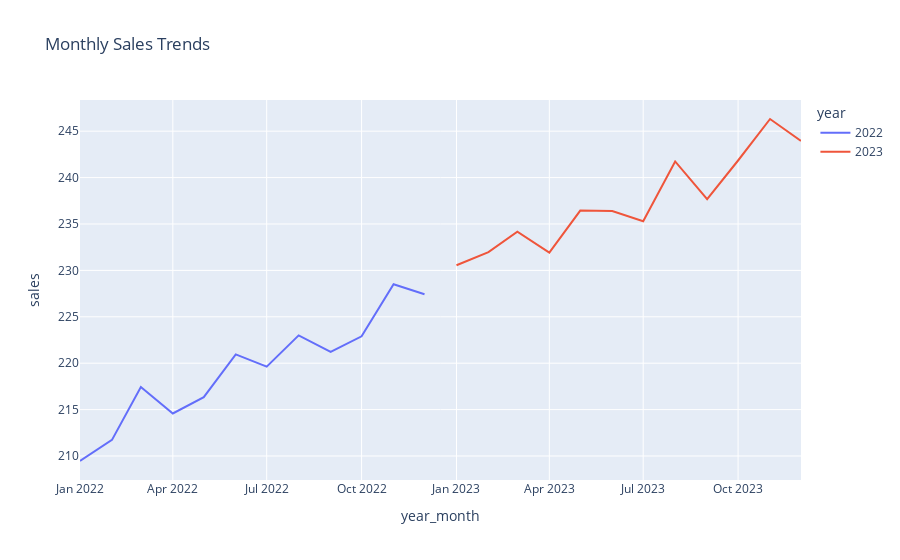

The notebook cell saved with this chart:
### Code cell
monthly_trends = df.groupby(['year', 'month'])['sales'].mean().reset_index()
monthly_trends['month'] = monthly_trends['month'].apply(lambda x: f'{x:02d}')
monthly_trends['year_month'] = monthly_trends['year'].astype(str) + '-' + monthly_trends['month']

fig = px.line(monthly_trends, x='year_month', y='sales', color='year', title='Monthly Sales Trends')
fig.show()

### Figure 1 — Plotly figure (JSON) as saved in the notebook; plotly's stock layout.template omitted (floating-point values rounded to 4 significant figures)
{"data": [{"hovertemplate": "year=2022<br>year_month=%{x}<br>sales=%{y}<extra></extra>", "legendgroup": "2022", "line": {"color": "#636efa", "dash": "solid"}, "marker": {"symbol": "circle"}, "mode": "lines", "name": "2022", "orientation": "v", "showlegend": true, "type": "scatter", "x": ["2022-01", "2022-02", "2022-03", "2022-04", "2022-05", "2022-06", "2022-07", "2022-08", "2022-09", "2022-10", "2022-11", "2022-12"], "xaxis": "x", "y": [209.5, 211.7, 217.4, 214.6, 216.3, 220.9, 219.6, 223.0, 221.2, 222.9, 228.5, 227.4], "yaxis": "y"}, {"hovertemplate": "year=2023<br>year_month=%{x}<br>sales=%{y}<extra></extra>", "legendgroup": "2023", "line": {"color": "#EF553B", "dash": "solid"}, "marker": {"symbol": "circle"}, "mode": "lines", "name": "2023", "orientation": "v", "showlegend": true, "type": "scatter", "x": ["2023-01", "2023-02", "2023-03", "2023-04", "2023-05", "2023-06", "2023-07", "2023-08", "2023-09", "2023-10", "2023-11", "2023-12"], "xaxis": "x", "y": [230.6, 232.0, 234.2, 231.9, 236.4, 236.4, 235.3, 241.7, 237.7, 241.8, 246.3, 244.0], "yaxis": "y"}], "layout": {"legend": {"title": {"text": "year"}, "tracegroupgap": 0}, "title": {"text": "Monthly Sales Trends"}, "xaxis": {"anchor": "y", "domain": [0, 1], "title": {"text": "year_month"}}, "yaxis": {"anchor": "x", "domain": [0, 1], "title": {"text": "sales"}}}}
